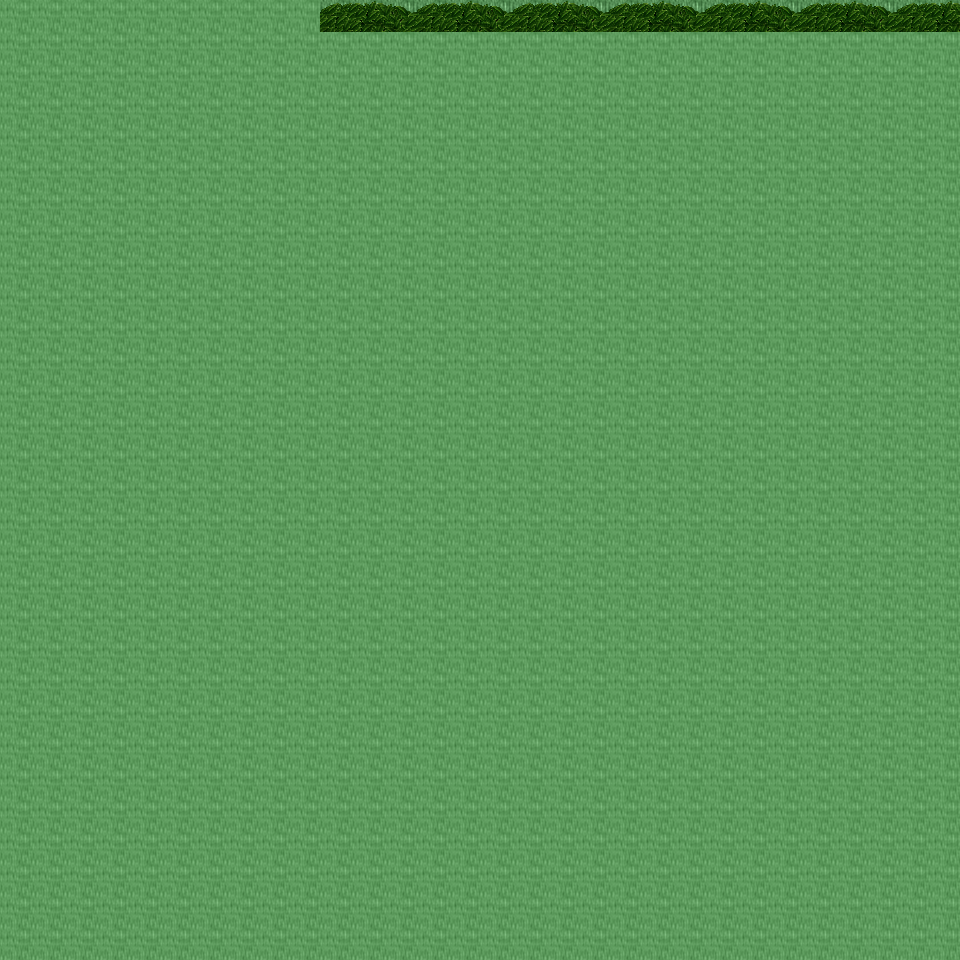

The image is a tile-based game level rendered from a .tmx file. Its description and source (layers, tilesets, objects; grid data summarised) follow:
An orthogonal 30x30 tile map with 32x32 px tiles, 6 tile layers (Ground, Object, Object2, Above, ...), 48 tilesets and 2 objects (2x mapchange).

<map version="1.0" orientation="orthogonal" renderorder="right-down" width="30" height="30" tilewidth="32" tileheight="32" nextobjectid="3">
  <tileset firstgid="1" name="tileset_ground_ground" tilewidth="32" tileheight="32" tilecount="33" columns="3">
    <image source="../drawable/tileset_ground_ground.png" width="96" height="352" />
  </tileset>
  <tileset firstgid="34" name="tileset_building_castle" tilewidth="32" tileheight="32" tilecount="320" columns="20">
    <image source="../drawable/tileset_building_castle.png" width="640" height="512" />
  </tileset>
  <tileset firstgid="354" name="tileset_ground_square_patch" tilewidth="32" tileheight="32" tilecount="9" columns="3">
    <image source="../drawable/tileset_ground_square_patch.png" width="96" height="96" />
  </tileset>
  <tileset firstgid="363" name="tileset_building_decoration_banner" tilewidth="32" tileheight="32" tilecount="12" columns="1">
    <image source="../drawable/tileset_building_decoration_banner.png" width="32" height="384" />
  </tileset>
  <tileset firstgid="375" name="tileset_ground_water_pool" tilewidth="32" tileheight="32" tilecount="72" columns="3">
    <image source="../drawable/tileset_ground_water_pool.png" width="96" height="768" />
  </tileset>
  <tileset firstgid="447" name="tileset_building_wall_wall_brown" tilewidth="32" tileheight="32" tilecount="12" columns="3">
    <image source="../drawable/tileset_building_wall_wall_brown.png" width="96" height="128" />
  </tileset>
  <tileset firstgid="459" name="tileset_plant_grasses" tilewidth="32" tileheight="32" tilecount="6" columns="3">
    <image source="../drawable/tileset_plant_grasses.png" width="96" height="64" />
  </tileset>
  <tileset firstgid="465" name="tileset_plant_flower_daisy_white" tilewidth="32" tileheight="32" tilecount="8" columns="2">
    <image source="../drawable/tileset_plant_flower_daisy_white.png" width="64" height="128" />
  </tileset>
  <tileset firstgid="473" name="tileset_plant_tree_tree_darkgreen" tilewidth="32" tileheight="32" tilecount="88" columns="8">
    <image source="../drawable/tileset_plant_tree_tree_darkgreen.png" width="256" height="352" />
  </tileset>
  <tileset firstgid="561" name="tileset_plant_flower_daisy_red" tilewidth="32" tileheight="32" tilecount="8" columns="2">
    <image source="../drawable/tileset_plant_flower_daisy_red.png" width="64" height="128" />
  </tileset>
  <tileset firstgid="569" name="tileset_ground_grass_edges" tilewidth="32" tileheight="32" tilecount="36" columns="12">
    <image source="../drawable/tileset_ground_grass_edges.png" width="384" height="96" />
  </tileset>
  <tileset firstgid="605" name="tileset_ground_grass_corners" tilewidth="32" tileheight="32" tilecount="24" columns="6">
    <image source="../drawable/tileset_ground_grass_corners.png" width="192" height="128" />
  </tileset>
  <tileset firstgid="629" name="tileset_plant_bush_hedge" tilewidth="32" tileheight="32" tilecount="35" columns="5">
    <image source="../drawable/tileset_plant_bush_hedge.png" width="160" height="224" />
  </tileset>
  <tileset firstgid="664" name="tileset_ground_rock_pebbles" tilewidth="32" tileheight="32" tilecount="3" columns="1">
    <image source="../drawable/tileset_ground_rock_pebbles.png" width="32" height="96" />
  </tileset>
  <tileset firstgid="667" name="tileset_plant_bush_bushes" tilewidth="32" tileheight="32" tilecount="10" columns="5">
    <image source="../drawable/tileset_plant_bush_bushes.png" width="160" height="64" />
  </tileset>
  <tileset firstgid="677" name="tileset_building_roof_red" tilewidth="32" tileheight="32" tilecount="20" columns="5">
    <image source="../drawable/tileset_building_roof_red.png" width="160" height="128" />
  </tileset>
  <tileset firstgid="697" name="tileset_plant_flower_daisy_yellow" tilewidth="32" tileheight="32" tilecount="8" columns="2">
    <image source="../drawable/tileset_plant_flower_daisy_yellow.png" width="64" height="128" />
  </tileset>
  <tileset firstgid="705" name="tileset_plant_leaves" tilewidth="32" tileheight="32" tilecount="8" columns="4">
    <image source="../drawable/tileset_plant_leaves.png" width="128" height="64" />
  </tileset>
  <tileset firstgid="713" name="tileset_item_corpse_skull_pale" tilewidth="32" tileheight="32" tilecount="2" columns="2">
    <image source="../drawable/tileset_item_corpse_skull_pale.png" width="64" height="32" />
  </tileset>
  <tileset firstgid="715" name="tileset_building_roof_blue" tilewidth="32" tileheight="32" tilecount="20" columns="5">
    <image source="../drawable/tileset_building_roof_blue.png" width="160" height="128" />
  </tileset>
  <tileset firstgid="735" name="tileset_plant_cactus" tilewidth="32" tileheight="32" tilecount="2" columns="1">
    <image source="../drawable/tileset_plant_cactus.png" width="32" height="64" />
  </tileset>
  <tileset firstgid="737" name="tileset_plant_flower_daisy_blue" tilewidth="32" tileheight="32" tilecount="8" columns="2">
    <image source="../drawable/tileset_plant_flower_daisy_blue.png" width="64" height="128" />
  </tileset>
  <tileset firstgid="745" name="tileset_plant_stump_stump_brown" tilewidth="32" tileheight="32" tilecount="4" columns="2">
    <image source="../drawable/tileset_plant_stump_stump_brown.png" width="64" height="64" />
  </tileset>
  <tileset firstgid="749" name="tileset_plant_stump_rectangular" tilewidth="32" tileheight="32" tilecount="4" columns="2">
    <image source="../drawable/tileset_plant_stump_rectangular.png" width="64" height="64" />
  </tileset>
  <tileset firstgid="753" name="tileset_furniture_carpet_border" tilewidth="32" tileheight="32" tilecount="12" columns="3">
    <image source="../drawable/tileset_furniture_carpet_border.png" width="96" height="128" />
  </tileset>
  <tileset firstgid="765" name="tileset_ground_pothole" tilewidth="32" tileheight="32" tilecount="4" columns="4">
    <image source="../drawable/tileset_ground_pothole.png" width="128" height="32" />
  </tileset>
  <tileset firstgid="769" name="tileset_furniture_carpet_carpets" tilewidth="32" tileheight="32" tilecount="8" columns="4">
    <image source="../drawable/tileset_furniture_carpet_carpets.png" width="128" height="64" />
  </tileset>
  <tileset firstgid="777" name="tileset_building_roof_yellow" tilewidth="32" tileheight="32" tilecount="20" columns="5">
    <image source="../drawable/tileset_building_roof_yellow.png" width="160" height="128" />
  </tileset>
  <tileset firstgid="797" name="tileset_plant_stump_stump_green" tilewidth="32" tileheight="32" tilecount="4" columns="2">
    <image source="../drawable/tileset_plant_stump_stump_green.png" width="64" height="64" />
  </tileset>
  <tileset firstgid="801" name="tileset_item_pot_pot_golden_centred" tilewidth="32" tileheight="32" tilecount="3" columns="3">
    <image source="../drawable/tileset_item_pot_pot_golden_centred.png" width="96" height="32" />
  </tileset>
  <tileset firstgid="804" name="tileset_building_roof_green" tilewidth="32" tileheight="32" tilecount="20" columns="5">
    <image source="../drawable/tileset_building_roof_green.png" width="160" height="128" />
  </tileset>
  <tileset firstgid="824" name="tileset_item_statue_fairypool" tilewidth="32" tileheight="32" tilecount="16" columns="2">
    <image source="../drawable/tileset_item_statue_fairypool.png" width="64" height="256" />
  </tileset>
  <tileset firstgid="840" name="tileset_building_window_window_left" tilewidth="32" tileheight="32" tilecount="2" columns="2">
    <image source="../drawable/tileset_building_window_window_left.png" width="64" height="32" />
  </tileset>
  <tileset firstgid="842" name="tileset_building_window_window_long" tilewidth="32" tileheight="32" tilecount="3" columns="3">
    <image source="../drawable/tileset_building_window_window_long.png" width="96" height="32" />
  </tileset>
  <tileset firstgid="845" name="tileset_building_door_door_n" tilewidth="32" tileheight="32" tilecount="6" columns="3">
    <image source="../drawable/tileset_building_door_door_n.png" width="96" height="64" />
  </tileset>
  <tileset firstgid="851" name="tileset_item_postbox" tilewidth="32" tileheight="32" tilecount="4" columns="2">
    <image source="../drawable/tileset_item_postbox.png" width="64" height="64" />
  </tileset>
  <tileset firstgid="855" name="tileset_building_window_window_right" tilewidth="32" tileheight="32" tilecount="2" columns="2">
    <image source="../drawable/tileset_building_window_window_right.png" width="64" height="32" />
  </tileset>
  <tileset firstgid="857" name="tileset_building_decoration_blue_circle" tilewidth="32" tileheight="32" tilecount="4" columns="2">
    <image source="../drawable/tileset_building_decoration_blue_circle.png" width="64" height="64" />
  </tileset>
  <tileset firstgid="861" name="tileset_plant_indoor_flower_baskets" tilewidth="32" tileheight="32" tilecount="3" columns="1">
    <image source="../drawable/tileset_plant_indoor_flower_baskets.png" width="32" height="96" />
  </tileset>
  <tileset firstgid="864" name="tileset_building_decoration_chimney_big" tilewidth="32" tileheight="32" tilecount="2" columns="1">
    <image source="../drawable/tileset_building_decoration_chimney_big.png" width="32" height="64" />
  </tileset>
  <tileset firstgid="866" name="tileset_building_decoration_banner_long" tilewidth="32" tileheight="32" tilecount="3" columns="3">
    <image source="../drawable/tileset_building_decoration_banner_long.png" width="96" height="32" />
  </tileset>
  <tileset firstgid="869" name="tileset_building_decoration_chimney" tilewidth="32" tileheight="32" tilecount="2" columns="1">
    <image source="../drawable/tileset_building_decoration_chimney.png" width="32" height="64" />
  </tileset>
  <tileset firstgid="871" name="tileset_building_decoration_longhorn_skull" tilewidth="32" tileheight="32" tilecount="6" columns="3">
    <image source="../drawable/tileset_building_decoration_longhorn_skull.png" width="96" height="64" />
  </tileset>
  <tileset firstgid="877" name="tileset_building_decoration_library_banner" tilewidth="32" tileheight="32" tilecount="6" columns="3">
    <image source="../drawable/tileset_building_decoration_library_banner.png" width="96" height="64" />
  </tileset>
  <tileset firstgid="883" name="tileset_logic_collision" tilewidth="32" tileheight="32" tilecount="1" columns="1">
    <image source="../drawable/tileset_logic_collision.png" width="32" height="32" />
  </tileset>
  <tileset firstgid="884" name="tileset_ground_green_paving" tilewidth="32" tileheight="32" tilecount="18" columns="3">
    <image source="../drawable/tileset_ground_green_paving.png" width="96" height="192" />
  </tileset>
  <tileset firstgid="902" name="tileset_furniture_light_roots_lamp" tilewidth="32" tileheight="32" tilecount="6" columns="2">
    <image source="../drawable/tileset_furniture_light_roots_lamp.png" width="64" height="96" />
  </tileset>
  <tileset firstgid="908" name="tileset_building_decoration_shop_banners" tilewidth="32" tileheight="32" tilecount="8" columns="8">
    <image source="../drawable/tileset_building_decoration_shop_banners.png" width="256" height="32" />
  </tileset>
  <layer name="Ground" width="30" height="30">
    <data>[900 cells, 240 non-empty, 1 distinct tile ids]</data>
  </layer>
  <layer name="Object" width="30" height="30">
    <data>[900 cells, 0 non-empty, 0 distinct tile ids]</data>
  </layer>
  <layer name="Object2" width="30" height="30">
    <data>[900 cells, 0 non-empty, 0 distinct tile ids]</data>
  </layer>
  <layer name="Above" width="30" height="30">
    <data>[900 cells, 240 non-empty, 22 distinct tile ids]</data>
  </layer>
  <layer name="Above2" width="30" height="30">
    <data>[900 cells, 8 non-empty, 2 distinct tile ids]</data>
  </layer>
  <layer name="Walkable" width="30" height="30">
    <data>[900 cells, 880 non-empty, 1 distinct tile ids]</data>
  </layer>
  <objectgroup name="MapEvents">
    <object id="1" name="north" type="mapchange" x="320" y="0" width="640" height="32">
      <properties>
        <property name="map" value="0_ados_mountain_n2_w2_x1_y3" />
        <property name="place" value="south" />
      </properties>
    </object>
    <object id="2" name="east" type="mapchange" x="928" y="0" width="32" height="32">
      <properties>
        <property name="map" value="0_ados_mountain_n2_w2_x2_y4" />
        <property name="place" value="west" />
      </properties>
    </object>
  </objectgroup>
</map>
